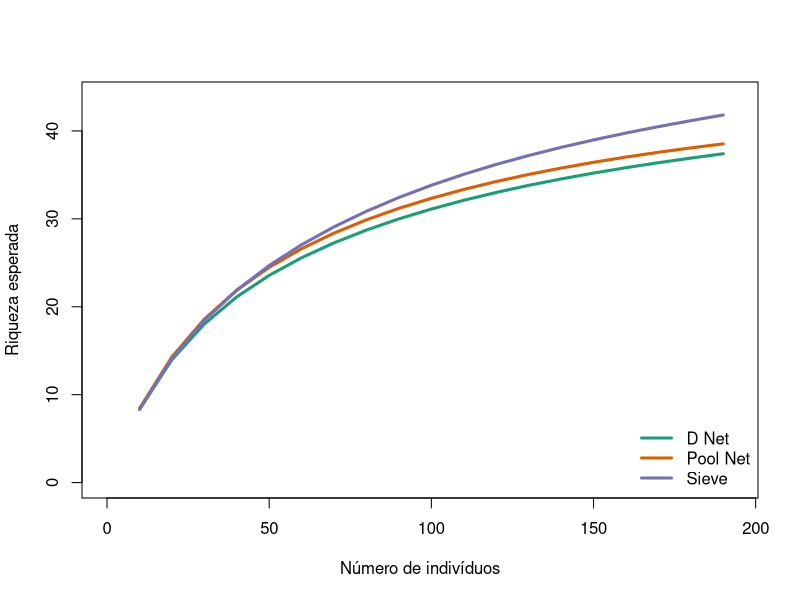
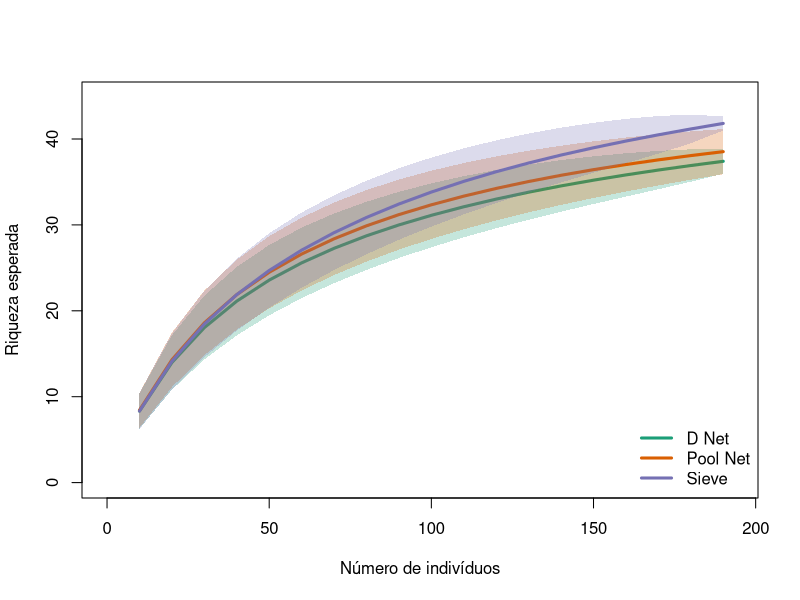
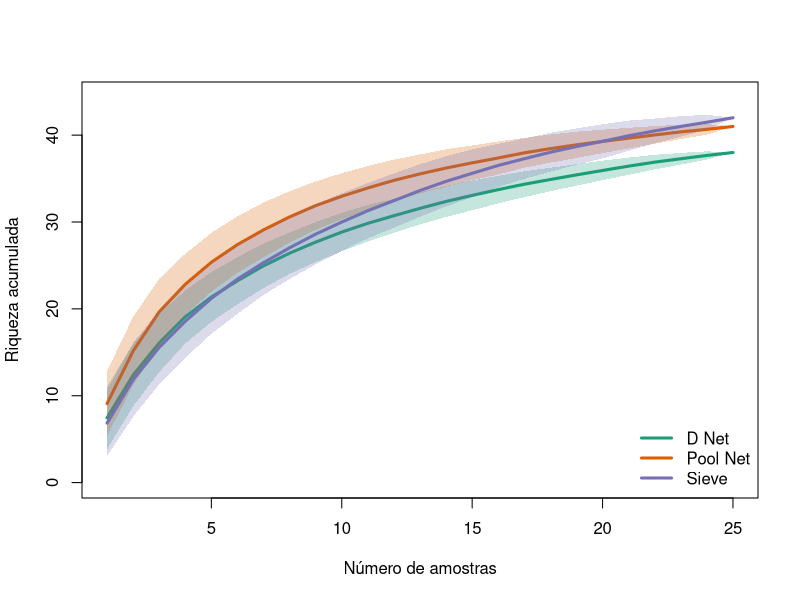

Recreate these plots in R, in order.
###############################################################################
# CURVA DE ACUMULAÇÃO DE ESPÉCIES
# Comparação entre métodos de coleta
# Delineamento: 3 campanhas × 3 rios × 3 métodos
###############################################################################

library(tidyverse)
library(vegan)
library(ggplot2)
###############################################################################
# CONFIGURAÇÕES
###############################################################################

rios <- c("rio_bebedouro",
          "rio_da_barra",
          "rio_mutuca")

amostras_descartadas <- c("RiodaBarra-P1")

metodos <- c("D Net",
             "Pool Net",
             "Sieve")

taxon <- "family"      # usar "order" para ordens

###############################################################################
# IMPORTAÇÃO
###############################################################################

df_cru <- read_csv("dados/processado/imaturos_piata_limpo.csv")

###############################################################################
# FILTRAGEM
###############################################################################

df <- df_cru %>%
  filter(rio %in% rios) %>%
  filter(!locality_name %in% amostras_descartadas) %>%
  filter(method %in% metodos) %>%
  group_by(campanha,
           rio,
           locality_name) %>%
  filter(all(metodos %in% method)) %>%
  ungroup()

###############################################################################
# CRIA UMA UNIDADE AMOSTRAL
###############################################################################

df <- df %>%
  mutate(amostra = paste(campanha,
                         rio,
                         locality_name,
                         sep = "_"))

###############################################################################
# MATRIZES PARA CADA MÉTODO
###############################################################################

matrizes <- list()

for(m in metodos){

  mat <- df %>%
    filter(method == m) %>%
    group_by(amostra,
             !!sym(taxon)) %>%
    summarise(Abundancia = n(),
              .groups="drop") %>%
    pivot_wider(names_from = !!sym(taxon),
                values_from = Abundancia,
                values_fill = 0)

  rownames(mat) <- mat$amostra
  mat <- mat[,-1]

  matrizes[[m]] <- as.matrix(mat)

}

###############################################################################
# CURVA DE RAREFAÇÃO
###############################################################################

library(vegan)

# Somar todas as amostras de cada método
matriz_total <- lapply(matrizes, colSums)

# Número máximo de indivíduos
n.max <- min(sapply(matriz_total, sum))

# Sequência de indivíduos
amostras <- seq(10, n.max, by = 10)

# Calcular rarefação
rare <- lapply(matriz_total, function(x){

  data.frame(
    Individuos = amostras,
    Riqueza = sapply(amostras,
                     function(n)
                       rarefy(x, sample = n))
  )

})

###############################################################################
# FIGURA
###############################################################################

cores <- c("#1b9e77",
           "#d95f02",
           "#7570b3")

png("figuras/Curva_rarefacao_metodos.png",
    width = 2200,
    height = 1800,
    res = 300)

plot(NULL,
     xlim = c(0, n.max),
     ylim = c(0, max(sapply(rare, function(x) max(x$Riqueza))) + 2),
     xlab = "Número de indivíduos",
     ylab = "Riqueza esperada")

for(i in 1:length(metodos)){

  lines(rare[[i]]$Individuos,
        rare[[i]]$Riqueza,
        col = cores[i],
        lwd = 3)

}

legend("bottomright",
       legend = metodos,
       col = cores,
       lwd = 3,
       bty = "n")

dev.off()



###############################################################################
# CURVA DE RAREFAÇÃO COM INTERVALO DE CONFIANÇA
###############################################################################

library(vegan)

# Somar todas as amostras de cada método
matriz_total <- lapply(matrizes, colSums)

# Número máximo de indivíduos
n.max <- min(sapply(matriz_total, sum))

# Sequência de indivíduos
amostras <- seq(10, n.max, by = 10)

# Rarefação + erro padrão
rare <- lapply(matriz_total, function(x){

  res <- sapply(amostras, function(n){

    r <- rarefy(x, sample = n, se = TRUE)

    c(
      riqueza = r[1],
      se = r[2]
    )

  })

  res <- as.data.frame(t(res))

  res$Individuos <- amostras
  res$IC.inf <- res$riqueza - 1.96 * res$se
  res$IC.sup <- res$riqueza + 1.96 * res$se

  res

})



###############################################################################
# FIGURA
###############################################################################

cores <- c("#1b9e77",
           "#d95f02",
           "#7570b3")

png("figuras/Curva_rarefacao_metodos_IC.png",
    width = 2200,
    height = 1800,
    res = 300)

ylim.max <- max(sapply(rare, function(x) max(x$IC.sup)))

plot(NULL,
     xlim = c(0, n.max),
     ylim = c(0, ylim.max + 2),
     xlab = "Número de indivíduos",
     ylab = "Riqueza esperada")

for(i in seq_along(metodos)){

  # faixa do intervalo de confiança
  polygon(
    c(rare[[i]]$Individuos,
      rev(rare[[i]]$Individuos)),
    c(rare[[i]]$IC.inf,
      rev(rare[[i]]$IC.sup)),
    col = adjustcolor(cores[i], alpha.f = 0.25),
    border = NA
  )

  # curva
  lines(rare[[i]]$Individuos,
        rare[[i]]$riqueza,
        col = cores[i],
        lwd = 3)

}

legend("bottomright",
       legend = metodos,
       col = cores,
       lwd = 3,
       bty = "n")

dev.off()

##########Curva de acumulação de espécies########################################
matrizes[[m]] <- as.matrix(mat)
###############################################################################
# CURVA DE ACUMULAÇÃO
###############################################################################

library(vegan)

acum <- lapply(matrizes, function(x){

  specaccum(x,
            method = "random",
            permutations = 1000)

})
matrizes[[m]] <- as.matrix(mat)
permutations = 1000
cores <- c("#1b9e77",
           "#d95f02",
           "#7570b3")

png("figuras/Curva_acumulacao_metodos.png",
    width=2200,
    height=1800,
    res=300)

ylim.max <- max(sapply(acum, function(x) max(x$richness + x$sd)))

plot(NULL,
     xlim=c(1,max(sapply(acum,function(x) max(x$sites)))),
     ylim=c(0,ylim.max+2),
     xlab="Número de amostras",
     ylab="Riqueza acumulada")

for(i in seq_along(metodos)){

    polygon(
      c(acum[[i]]$sites,
        rev(acum[[i]]$sites)),
      c(acum[[i]]$richness-acum[[i]]$sd,
        rev(acum[[i]]$richness+acum[[i]]$sd)),
      col=adjustcolor(cores[i],0.25),
      border=NA
    )

    lines(acum[[i]]$sites,
          acum[[i]]$richness,
          lwd=3,
          col=cores[i])

}

legend("bottomright",
       legend=metodos,
       col=cores,
       lwd=3,
       bty="n")

dev.off()
